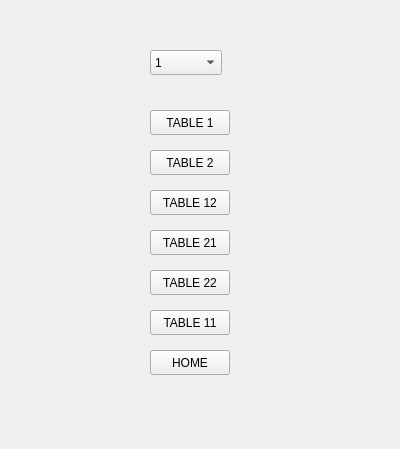
<?xml version="1.0" encoding="UTF-8"?>
<ui version="4.0">
 <class>Form</class>
 <widget class="QWidget" name="Form">
  <property name="windowModality">
   <enum>Qt::NonModal</enum>
  </property>
  <property name="geometry">
   <rect>
    <x>0</x>
    <y>0</y>
    <width>400</width>
    <height>449</height>
   </rect>
  </property>
  <property name="windowTitle">
   <string>CLUB FIRST</string>
  </property>
  <property name="windowOpacity">
   <double>1.000000000000000</double>
  </property>
  <property name="autoFillBackground">
   <bool>false</bool>
  </property>
  <property name="styleSheet">
   <string notr="true"/>
  </property>
  <widget class="QPushButton" name="table1">
   <property name="geometry">
    <rect>
     <x>150</x>
     <y>110</y>
     <width>80</width>
     <height>25</height>
    </rect>
   </property>
   <property name="text">
    <string>TABLE 1</string>
   </property>
  </widget>
  <widget class="QPushButton" name="table2">
   <property name="geometry">
    <rect>
     <x>150</x>
     <y>150</y>
     <width>80</width>
     <height>25</height>
    </rect>
   </property>
   <property name="text">
    <string>TABLE 2</string>
   </property>
  </widget>
  <widget class="QPushButton" name="table12">
   <property name="geometry">
    <rect>
     <x>150</x>
     <y>190</y>
     <width>80</width>
     <height>25</height>
    </rect>
   </property>
   <property name="text">
    <string>TABLE 12</string>
   </property>
  </widget>
  <widget class="QPushButton" name="table21">
   <property name="geometry">
    <rect>
     <x>150</x>
     <y>230</y>
     <width>80</width>
     <height>25</height>
    </rect>
   </property>
   <property name="text">
    <string>TABLE 21</string>
   </property>
  </widget>
  <widget class="QPushButton" name="table22">
   <property name="geometry">
    <rect>
     <x>150</x>
     <y>270</y>
     <width>80</width>
     <height>25</height>
    </rect>
   </property>
   <property name="text">
    <string>TABLE 22</string>
   </property>
  </widget>
  <widget class="QPushButton" name="table11">
   <property name="geometry">
    <rect>
     <x>150</x>
     <y>310</y>
     <width>80</width>
     <height>25</height>
    </rect>
   </property>
   <property name="text">
    <string>TABLE 11</string>
   </property>
  </widget>
  <widget class="QPushButton" name="home">
   <property name="geometry">
    <rect>
     <x>150</x>
     <y>350</y>
     <width>80</width>
     <height>25</height>
    </rect>
   </property>
   <property name="text">
    <string>HOME</string>
   </property>
  </widget>
  <widget class="QComboBox" name="comboBox">
   <property name="geometry">
    <rect>
     <x>150</x>
     <y>50</y>
     <width>72</width>
     <height>25</height>
    </rect>
   </property>
   <property name="sizeIncrement">
    <size>
     <width>0</width>
     <height>3</height>
    </size>
   </property>
   <property name="cursor">
    <cursorShape>PointingHandCursor</cursorShape>
   </property>
   <item>
    <property name="text">
     <string>1</string>
    </property>
   </item>
   <item>
    <property name="text">
     <string>2</string>
    </property>
   </item>
   <item>
    <property name="text">
     <string>3</string>
    </property>
   </item>
   <item>
    <property name="text">
     <string>4</string>
    </property>
   </item>
  </widget>
 </widget>
 <resources/>
 <connections/>
</ui>
